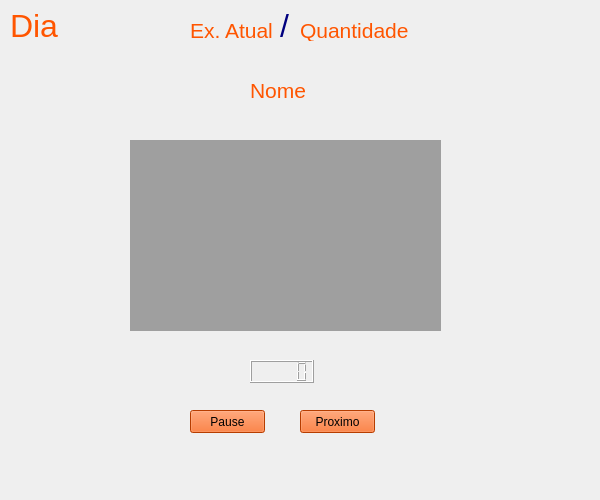
<?xml version="1.0" encoding="UTF-8"?>
<ui version="4.0">
 <class>MainWindow</class>
 <widget class="QMainWindow" name="MainWindow">
  <property name="geometry">
   <rect>
    <x>0</x>
    <y>0</y>
    <width>600</width>
    <height>500</height>
   </rect>
  </property>
  <property name="maximumSize">
   <size>
    <width>600</width>
    <height>500</height>
   </size>
  </property>
  <property name="windowTitle">
   <string>MainWindow</string>
  </property>
  <widget class="QWidget" name="centralwidget">
   <widget class="QLabel" name="label">
    <property name="geometry">
     <rect>
      <x>10</x>
      <y>10</y>
      <width>51</width>
      <height>31</height>
     </rect>
    </property>
    <property name="font">
     <font>
      <pointsize>24</pointsize>
     </font>
    </property>
    <property name="styleSheet">
     <string notr="true">color: rgb(255, 85, 0);</string>
    </property>
    <property name="text">
     <string>Dia</string>
    </property>
   </widget>
   <widget class="QLabel" name="label_2">
    <property name="geometry">
     <rect>
      <x>190</x>
      <y>20</y>
      <width>91</width>
      <height>21</height>
     </rect>
    </property>
    <property name="font">
     <font>
      <pointsize>16</pointsize>
     </font>
    </property>
    <property name="styleSheet">
     <string notr="true">color: rgb(255, 85, 0);</string>
    </property>
    <property name="text">
     <string>Ex. Atual</string>
    </property>
   </widget>
   <widget class="QLabel" name="label_3">
    <property name="geometry">
     <rect>
      <x>280</x>
      <y>10</y>
      <width>21</width>
      <height>31</height>
     </rect>
    </property>
    <property name="font">
     <font>
      <pointsize>24</pointsize>
     </font>
    </property>
    <property name="styleSheet">
     <string notr="true">color: rgb(0, 0, 127);</string>
    </property>
    <property name="text">
     <string>/</string>
    </property>
   </widget>
   <widget class="QLabel" name="label_4">
    <property name="geometry">
     <rect>
      <x>300</x>
      <y>20</y>
      <width>121</width>
      <height>21</height>
     </rect>
    </property>
    <property name="font">
     <font>
      <pointsize>16</pointsize>
     </font>
    </property>
    <property name="styleSheet">
     <string notr="true">color: rgb(255, 85, 0);</string>
    </property>
    <property name="text">
     <string>Quantidade</string>
    </property>
   </widget>
   <widget class="QLabel" name="label_5">
    <property name="geometry">
     <rect>
      <x>250</x>
      <y>80</y>
      <width>61</width>
      <height>21</height>
     </rect>
    </property>
    <property name="font">
     <font>
      <pointsize>16</pointsize>
     </font>
    </property>
    <property name="styleSheet">
     <string notr="true">color: rgb(255, 85, 0);</string>
    </property>
    <property name="text">
     <string>Nome</string>
    </property>
   </widget>
   <widget class="QMdiArea" name="mdiArea">
    <property name="geometry">
     <rect>
      <x>130</x>
      <y>140</y>
      <width>311</width>
      <height>191</height>
     </rect>
    </property>
   </widget>
   <widget class="QLCDNumber" name="lcdNumber">
    <property name="geometry">
     <rect>
      <x>250</x>
      <y>360</y>
      <width>64</width>
      <height>23</height>
     </rect>
    </property>
    <property name="styleSheet">
     <string notr="true">color: rgb(255, 85, 0);</string>
    </property>
   </widget>
   <widget class="QPushButton" name="pushButton">
    <property name="geometry">
     <rect>
      <x>190</x>
      <y>410</y>
      <width>75</width>
      <height>23</height>
     </rect>
    </property>
    <property name="styleSheet">
     <string notr="true">background-color: rgb(255, 85, 0);
color: rgb(0, 0, 0);</string>
    </property>
    <property name="text">
     <string>Pause</string>
    </property>
   </widget>
   <widget class="QPushButton" name="pushButton_2">
    <property name="geometry">
     <rect>
      <x>300</x>
      <y>410</y>
      <width>75</width>
      <height>23</height>
     </rect>
    </property>
    <property name="styleSheet">
     <string notr="true">background-color: rgb(255, 85, 0);
color: rgb(0, 0, 0);</string>
    </property>
    <property name="text">
     <string>Proximo</string>
    </property>
   </widget>
  </widget>
 </widget>
 <resources/>
 <connections/>
</ui>
